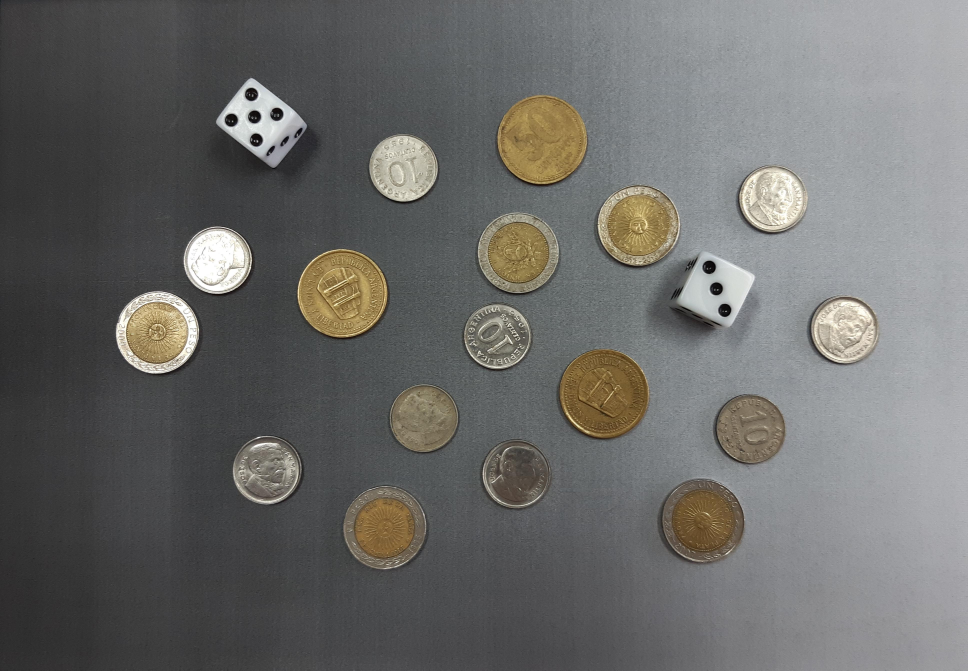
#> input picture ProcesamientoDeImagenesFacultad/tp2/img/monedas.jpg, 3871 x 2681 px, found by its file name (shown at 1/4 size)
$ python ejercicio1TP_terminado.py
#> lines starting #> are read from the running program, lines starting #| are printed output that depends on the picture; after the words box and inside, x2 and y2 are one past the last pixel; in counts of white or black regions, pixels touching at a corner belong together
import matplotlib.pyplot as plt
import numpy as np
import cv2

# Carga de imagen
PATH_MONEDAS = "./img/monedas.jpg"

img = cv2.imread(PATH_MONEDAS)
#> img is the input picture: shape (2681, 3871, 3); mean B, G, R 105.5, 107.4, 107.5
img_rgb = cv2.cvtColor(img, cv2.COLOR_BGR2RGB)
img_gray = cv2.cvtColor(img, cv2.COLOR_RGB2GRAY)


# Funciones auxiliares
def contar_circulos(imagen):
    imagen = cv2.medianBlur(imagen, 7)

    circles = cv2.HoughCircles(
        imagen,
        cv2.HOUGH_GRADIENT,
        1,
        20,
        param1=50,
        param2=50,
        minRadius=20,
        maxRadius=50,
    )

    n = 0

    if isinstance(circles, np.ndarray):
        n = len(circles[0])

    return n


def graficar_caja(img, stats, color):
    cv2.rectangle(
        img,
        (stats[0], stats[1]),
        (stats[0] + stats[2], stats[1] + stats[3]),
        color=color,
        thickness=3,
    )


blur = cv2.GaussianBlur(img_gray, (3, 3), 2)
img_canny = cv2.Canny(blur, 50, 200)
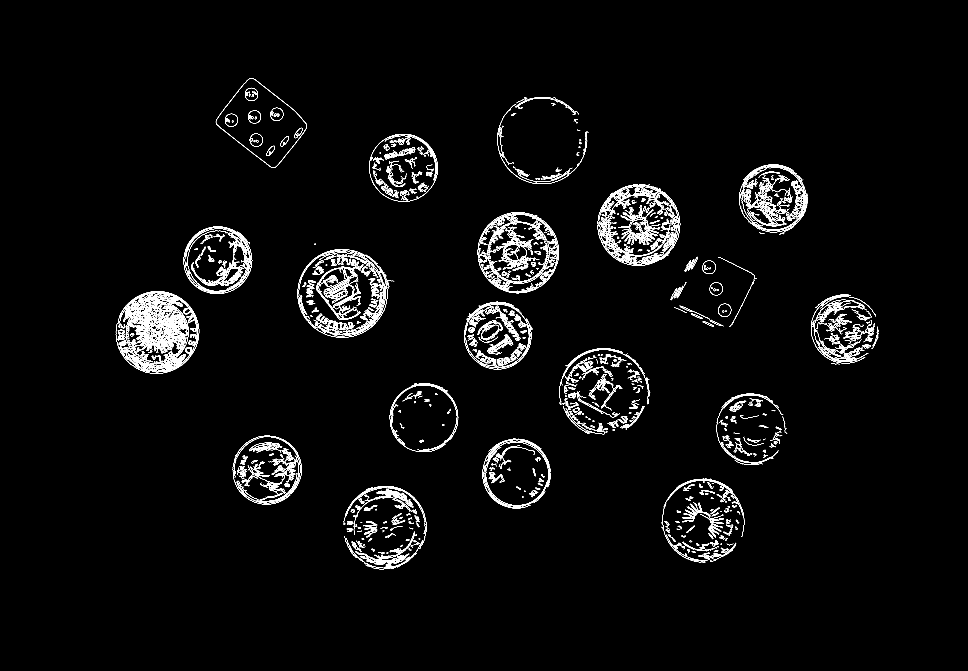
#> img_canny: shape (2681, 3871) (shown at 1/4 size); 1.7% white in thin lines or dots, all inside (x1, y1, x2, y2) = (463, 312, 3515, 2278)
#> `img2 = cv2.dilate(img_canny, kernel)`: img2: shape (2681, 3871); 15.7% white; 21 white regions, largest, box (x1, y1, x2, y2) and area: (1173, 974, 1594, 1373) 124279, (2219, 1371, 2618, 1760) 114440, (446, 1143, 814, 1517) 107664
plt.imshow(img_canny, cmap="gray"), plt.show()


def imfillhole_v2(img):
    img_flood_fill = img.copy().astype("uint8")  # Genero la imagen de salida
    h, w = img.shape[:2]  # Genero una mascara necesaria para cv2.floodFill()
#> h = 2681; w = 3871
    mask = np.zeros(
        (h + 2, w + 2), np.uint8
    )  # https://docs.opencv.org/2.4/modules/imgproc/doc/miscellaneous_transformations.html#floodfill
    cv2.floodFill(img_flood_fill, mask, (0, 0), 255)  # Relleno o inundo la imagen.
#> img_flood_fill: shape (2681, 3871); 98.5% white; 53 black regions (16 under 20 px), largest, box (x1, y1, x2, y2) and area: (2021, 415, 2306, 694) 57214, (1602, 1587, 1810, 1781) 20713, (2727, 1074, 2871, 1263) 11763
    img_flood_fill_inv = cv2.bitwise_not(
        img_flood_fill
    )  # Tomo el complemento de la imagen inundada --> Obtenog SOLO los huecos rellenos.
    img_fh = (
        img | img_flood_fill_inv
    )  # La salida es un OR entre la imagen original y los huecos rellenos.
#> img_fh: shape (2681, 3871); 17.1% white; 20 white regions, largest, box (x1, y1, x2, y2) and area: (1173, 974, 1594, 1373) 125552, (1973, 366, 2371, 758) 121291, (2219, 1371, 2618, 1760) 119823
    return img_fh


kernel = cv2.getStructuringElement(cv2.MORPH_ELLIPSE, (35, 45))
img2 = cv2.dilate(img_canny, kernel)
img2 = imfillhole_v2(img2)

plt.imshow(img2, cmap="gray"), plt.show()

kernel = cv2.getStructuringElement(cv2.MORPH_RECT, (10, 10))

img2 = cv2.erode(img2, kernel)
#> img2: shape (2681, 3871); 16% white; 20 white regions, largest, box (x1, y1, x2, y2) and area: (1178, 980, 1590, 1369) 118246, (1978, 371, 2367, 754) 114114, (2224, 1377, 2614, 1755) 112602
plt.imshow(img2, cmap="gray"), plt.show(block=False)

kernel = cv2.getStructuringElement(cv2.MORPH_ELLIPSE, (40, 40))
mask = cv2.morphologyEx(img2, cv2.MORPH_OPEN, kernel)
#> mask: shape (2681, 3871); 15.9% white; 19 white regions, largest, box (x1, y1, x2, y2) and area: (1179, 981, 1580, 1369) 117868, (1979, 372, 2364, 755) 113929, (2227, 1378, 2613, 1754) 112329
plt.imshow(mask, cmap="gray"), plt.show(block=False)


def calcular_factor_forma(img):
    ext_cont, _ = cv2.findContours(img, cv2.RETR_EXTERNAL, cv2.CHAIN_APPROX_SIMPLE)
    area = cv2.contourArea(ext_cont[0])
    perimeter = cv2.arcLength(ext_cont[0], True)
    rho = 4 * np.pi * area / (perimeter**2)
    return rho


n, labels, stats, _ = cv2.connectedComponentsWithStats(mask)
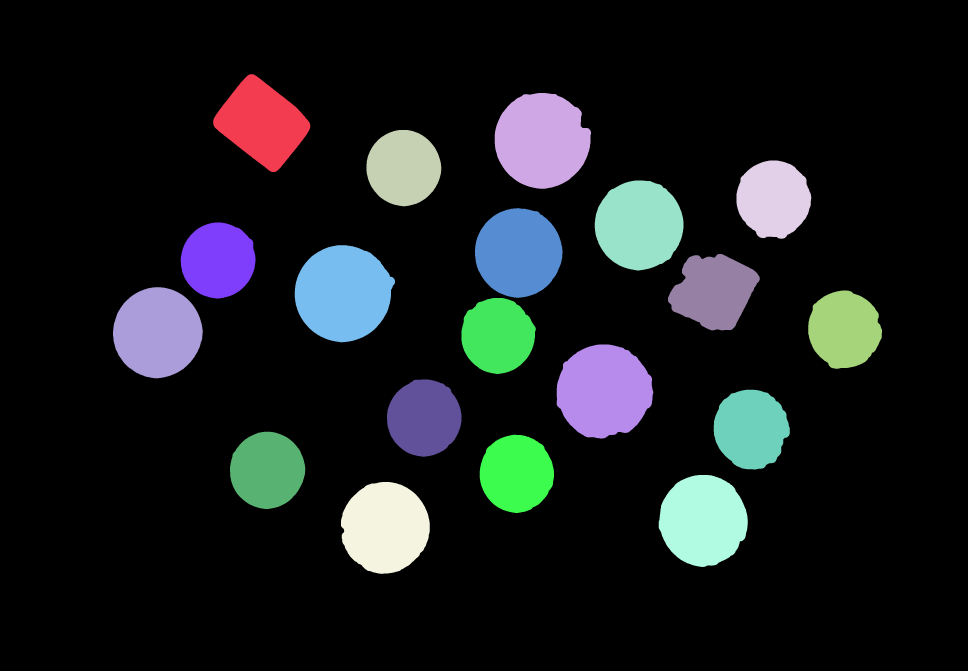
#> labels: shape (2681, 3871) int32 (shown at 1/4 size); 20 distinct labels, from 0 to 19; one colour per label, 0 black
#> n = 20; stats = 20 rows, first 6: [0, 0, 3871, 2681, 8724007], [853, 297, 388, 392, 87431], [1979, 372, 385, 383, 113929], [1466, 520, 299, 305, 70917], [2946, 642, 299, 313, 72137], [2379, 722, 355, 360, 99827]

masc_monedas = np.zeros_like(img)
masc_dados = np.zeros_like(img)
img_out = img

monedas = list()
dados = list()

RHO_TH = 0.8

for i in range(1, n):
    obj = (labels == i).astype("uint8") * 255

    coor_h = stats[i][cv2.CC_STAT_LEFT]
    coor_v = stats[i][cv2.CC_STAT_TOP]

    ancho = stats[i][cv2.CC_STAT_WIDTH]
    largo = stats[i][cv2.CC_STAT_HEIGHT]

    imagen = img_gray[coor_v : coor_v + largo, coor_h : coor_h + ancho]

    rho = calcular_factor_forma(obj)

    if rho >= RHO_TH:
        # masc_monedas = np.logical_or(obj, masc_monedas)
        masc_monedas[obj == 255, 2] = 255
        monedas.append((imagen, stats))
    else:
        # masc_dados = np.logical_or(obj, masc_dados)
        masc_monedas[obj == 255, 0] = 255
        dados.append((imagen, stats))
#> this loop made 19 passes
#> (coor_h, coor_v, ancho, largo, area in calcular_factor_forma, perimeter in calcular_factor_forma, rho) on passes 1 to 12: (853, 297, 388, 392, 86978, 1174.1, 0.793), (1979, 372, 385, 383, 113375.5, 1287.7, 0.859), (1466, 520, 299, 305, 70493.5, 993.7, 0.897), (2946, 642, 299, 313, 71703, 1017.6, 0.87), (2379, 722, 355, 360, 99316, 1188.2, 0.884), (1900, 833, 350, 358, 97021, 1167.1, 0.895), (723, 890, 299, 304, 70622.5, 996.4, 0.894), (1179, 981, 401, 388, 117317, 1296.3, 0.877), (2672, 1016, 367, 306, 76031.5, 1156.8, 0.714), (452, 1149, 359, 364, 100552.5, 1188.4, 0.895), (3233, 1162, 295, 313, 70385, 1011.5, 0.865), (1846, 1192, 297, 304, 69318.5, 994.7, 0.88)
#> pass 1, `imagen = img_gray[coor_v : coor_v + largo, coor_h : coor_h + ancho]`:
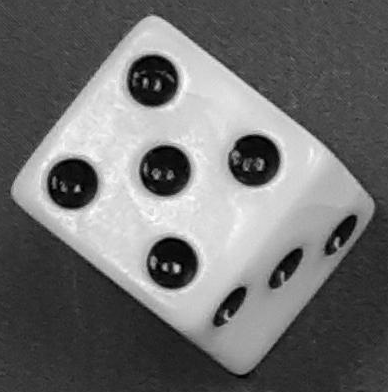
#> imagen: shape (392, 388); min 0, max 255, mean 110.1
#> pass 2, `imagen = img_gray[coor_v : coor_v + largo, coor_h : coor_h + ancho]`:
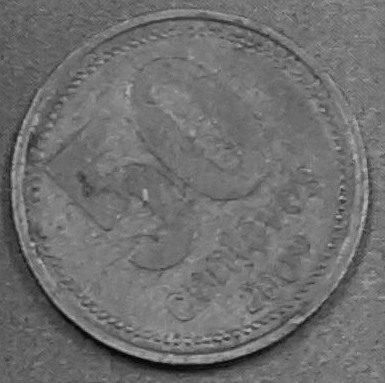
#> imagen: shape (383, 385); min 1, max 185, mean 110.8
#> after the loop:
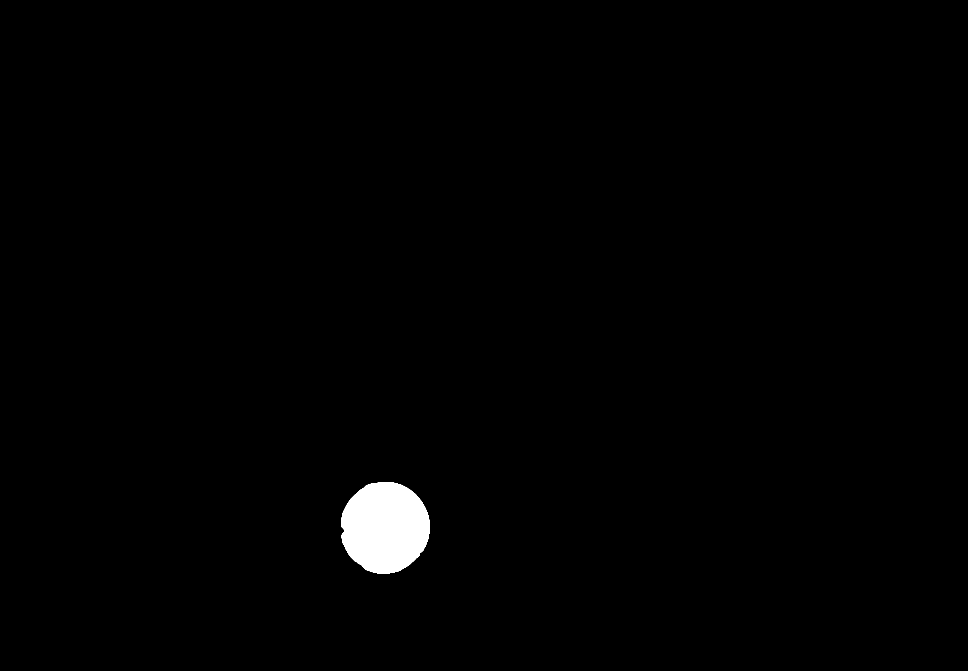
#> obj: shape (2681, 3871) (shown at 1/4 size); 0.98% white; 1 white region, box (x1, y1, x2, y2) and area: (1364, 1928, 1719, 2296) 101429
#> after the loop, dados = 2 items; monedas = 17 items


plt.imshow(masc_monedas, cmap="gray"), plt.show()

plt.imshow(cv2.add(img, masc_monedas)), plt.show()


plt.imshow(masc_dados, cmap="gray"), plt.show()

plt.imshow(dados[1][0], cmap="gray"), plt.show()
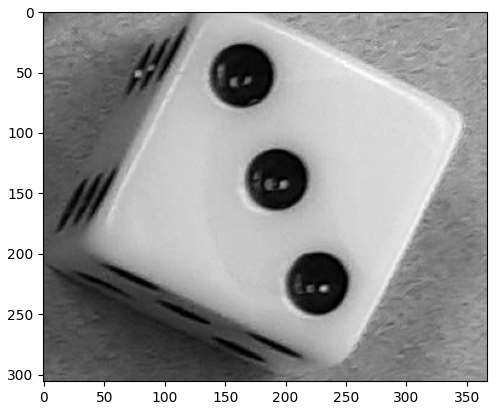
#> figure drawn by matplotlib, 1 panel

contar_circulos(dados[0][0])
#> in contar_circulos, `circles = cv2.HoughCircles( imagen, cv2.HOUGH_GRADIENT, 1, 20, param1=..`: circles = [[152.5, 80.5, 25.4], [164.5, 169.5, 25.2], [172.5, 263.5, 25.7], [69.5, 181.5, 28.2], [254.5, 159.5, 26]]
#> in contar_circulos, `n = len(circles[0])`: n = 5


plt.imshow((labels == 1).astype("uint8") * 255, cmap="gray")
plt.show()

plt.imshow(masc_dados, cmap="gray"), plt.show()


# Monedas y dados
plt.imshow(np.bitwise_and(mask, img_gray), cmap="gray"), plt.show()
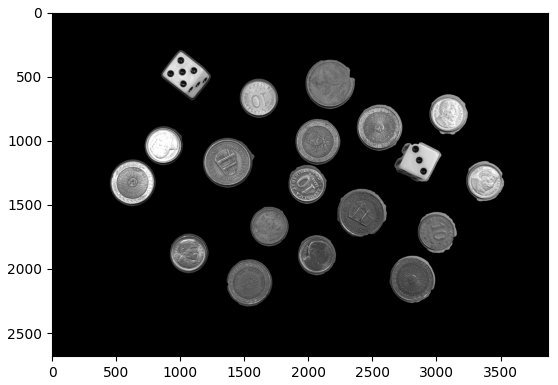
#> figure drawn by matplotlib, 1 panel
# Monedas
#> (the run stopped early here; a loop or call above may not have finished)
